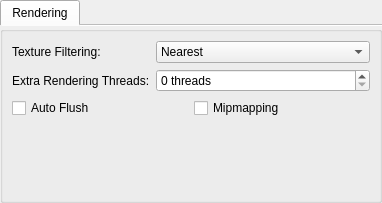
    <widget class="QTabWidget" name="softwareRendererGroup">
     <property name="enabled">
      <bool>true</bool>
     </property>
     <property name="minimumSize">
      <size>
       <width>0</width>
       <height>203</height>
      </size>
     </property>
     <property name="documentMode">
      <bool>true</bool>
     </property>
     <widget class="QGroupBox" name="softwareRendererSettings">
      <attribute name="title">
       <string>Rendering</string>
      </attribute>
      <layout class="QFormLayout" name="formLayout_3">
       <item row="0" column="1">
        <widget class="QComboBox" name="swTextureFiltering">
         <property name="enabled">
          <bool>true</bool>
         </property>
         <property name="sizePolicy">
          <sizepolicy hsizetype="Expanding" vsizetype="Fixed">
           <horstretch>0</horstretch>
           <verstretch>0</verstretch>
          </sizepolicy>
         </property>
         <property name="layoutDirection">
          <enum>Qt::LeftToRight</enum>
         </property>
         <item>
          <property name="text">
           <string>Nearest</string>
          </property>
         </item>
         <item>
          <property name="text">
           <string>Bilinear (Forced)</string>
          </property>
         </item>
         <item>
          <property name="text">
           <string>Bilinear (PS2)</string>
          </property>
         </item>
         <item>
          <property name="text">
           <string>Bilinear (Forced excluding sprite)</string>
          </property>
         </item>
        </widget>
       </item>
       <item row="0" column="0">
        <widget class="QLabel" name="label_37">
         <property name="text">
          <string>Texture Filtering:</string>
         </property>
        </widget>
       </item>
       <item row="1" column="1">
        <widget class="QSpinBox" name="extraSWThreads">
         <property name="suffix">
          <string> threads</string>
         </property>
        </widget>
       </item>
       <item row="1" column="0">
        <widget class="QLabel" name="label_9">
         <property name="text">
          <string>Extra Rendering Threads:</string>
         </property>
        </widget>
       </item>
       <item row="2" column="0" colspan="2">
        <layout class="QGridLayout" name="gridLayout_2">
         <item row="0" column="1">
          <widget class="QCheckBox" name="swMipmap">
           <property name="text">
            <string>Mipmapping</string>
           </property>
          </widget>
         </item>
         <item row="0" column="0">
          <widget class="QCheckBox" name="swAutoFlush">
           <property name="text">
            <string>Auto Flush</string>
           </property>
          </widget>
         </item>
        </layout>
       </item>
      </layout>
     </widget>
    </widget>
